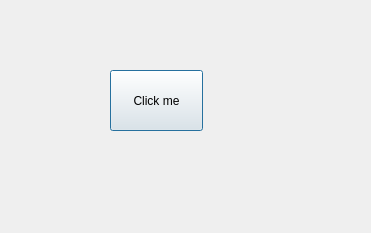
<?xml version="1.0" encoding="UTF-8"?>
<ui version="4.0">
 <class>Dialog</class>
 <widget class="QDialog" name="Dialog">
  <property name="geometry">
   <rect>
    <x>0</x>
    <y>0</y>
    <width>371</width>
    <height>233</height>
   </rect>
  </property>
  <property name="windowTitle">
   <string>Dialog</string>
  </property>
  <widget class="QPushButton" name="pushButton">
   <property name="geometry">
    <rect>
     <x>110</x>
     <y>70</y>
     <width>93</width>
     <height>61</height>
    </rect>
   </property>
   <property name="text">
    <string>Click me</string>
   </property>
  </widget>
 </widget>
 <resources/>
 <connections/>
</ui>
